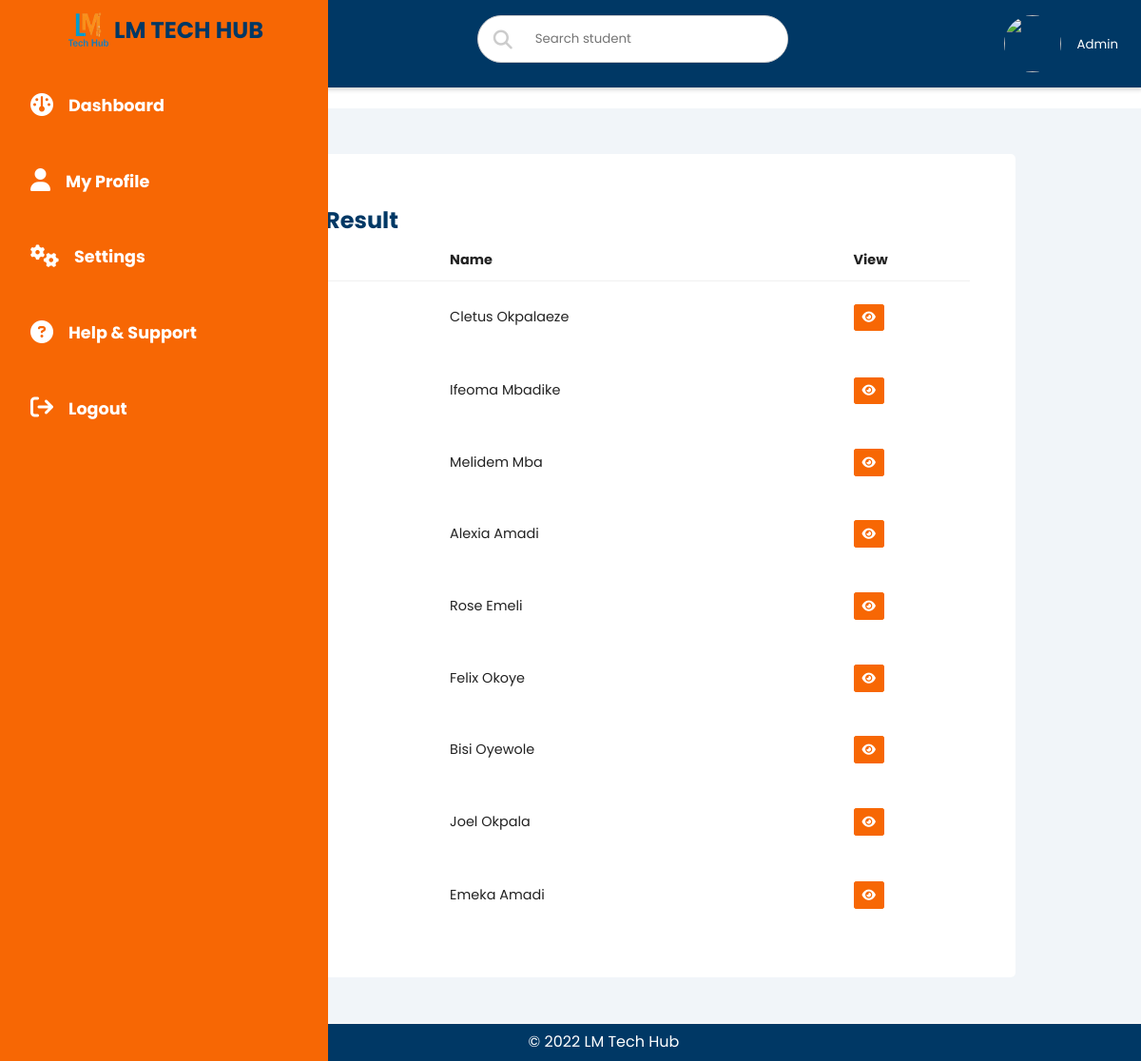
The app's page /users/admin/search.php with its own data.
### tables this page shows
CREATE TABLE `studentdata` (
  `id` int(11) NOT NULL,
  `passport` varchar(120) NOT NULL,
  `fname` varchar(150) NOT NULL,
  `dob` date NOT NULL,
  `gender` varchar(20) NOT NULL,
  `phone` varchar(70) NOT NULL,
  `address` varchar(150) NOT NULL,
  `state` varchar(50) NOT NULL,
  `course` varchar(80) NOT NULL,
  `bio` varchar(1000) NOT NULL,
  `email` varchar(90) NOT NULL,
  `pword` varchar(250) NOT NULL,
  `regnum` varchar(70) NOT NULL,
  `status` varchar(80) NOT NULL,
  `quizscore` varchar(50) NOT NULL,
  `updated_at` timestamp NOT NULL DEFAULT current_timestamp() ON UPDATE current_timestamp()
);

### users/admin/search.php (the view, shortened to what this page needs)
<?php
include('../inc/connection.php');
$conn = new mysqli ($host, $user, $pwd, $database);
?>
<?php
      include('nav.php');
    ?>
<main>
      <div class="rec">
        <div class="card-header">
          <h2>Search Result</h2>
        </div>
        <div class="table-responsive">
          <table>
            <thead>
              <tr>
                <td>Passport</td>
                <td>Name</td>
                <td>View</td>
              </tr>
            </thead>
            <tbody>
              <?php
              $fname = $_POST['fname'];
              $query2 = "SELECT * FROM studentdata WHERE fname LIKE '%$fname%'";
              $result2 = $conn->query($query2);
              if($result2->num_rows > 0){
                while($rows = $result2 -> fetch_array()){
                  echo "<tr>";
                  echo "<td>". "<img src = ".'../'.$rows['passport']." class = 'pic'/>"."</td>";
                  echo "<td>".$rows['fname']."</td>";
                  echo "<td>". '<a href="studentprofile.php?id='.$rows['id']. '"class="btn" > <i class="fa-solid fa-eye"></i></a>'."</td>";
                  echo "</tr>";
                }
              } else{
                echo "<tr>";
                echo "Data Not Found";
                echo "</tr>";
              }
              ?>
            </tbody>
          </table>
        </div>
    </main>
    <section class="copyright">
      <p class="copy">&copy; 2022 LM Tech Hub</p>
    </section>
</body>
</html>

### css/dashboard.css (style rules this page uses)
:root, :root.pry { --main-color: #f76704; --color-dark: #003865; --text-grey: #8390a2; }
* { margin: 0; padding: 0; box-sizing: border-box; list-style: none; text-decoration: none; font-family: "Poppins", sans-serif; }
main { margin-top: 85px; padding: 2rem 1.5rem; background: #f1f5f9; min-height: calc(100vh - 90px); }
.rec { display: grid; background-color: #fff; grid-template-columns: 100%; margin: 1rem 10%; border-radius: 5px; padding: 3rem; }
.card-header h2 { color: var(--color-dark); }
.btn, .contact button, .inquire button, .card-header button { background: var(--main-color); border-radius: 3px; border: 1px solid var(--main-color); color: #fff; font-size: 0.8rem; padding: 0.3rem 0.5rem; text-decoration: none; }
table { border-collapse: collapse; width: 100%; }
thead tr { border-bottom: 1px solid #f0f0f0; }
thead td { font-weight: 700; }
td { padding: 0.5rem 0rem; font-size: 0.9rem; color: #222; }
.table-responsive { width: 100%; overflow-x: auto; }
.copyright { width: 100%; margin: auto; text-align: center; border-top: 1px solid #fafafa; background-color: var(--color-dark); padding: 5px 0; }
.copy { color: #fff; font-weight: medium; }

### css/carousel.css (style rules this page uses)
* { box-sizing:border-box }

### css/form.css (style rules this page uses)
:root, :root.pry { --main-color: #f76704; --color-dark: #003865; --text-grey: #8390a2; }
* { box-sizing: border-box; margin: 0; padding: 0; }
body { font-family: "Poppins", sans-serif; line-height: 1.8; }
a { text-decoration: none; color: var(--main-color); font-weight: bold; }

### records on screen
studentdata: fname "Cletus Okpalaeze"
studentdata: fname "Ifeoma Mbadike"
studentdata: fname "Melidem Mba"
studentdata: fname "Alexia Amadi"
studentdata: fname "Rose Emeli"
studentdata: fname "Felix Okoye"
studentdata: fname "Bisi Oyewole"
studentdata: fname "Joel Okpala"
studentdata: fname "Emeka Amadi"
